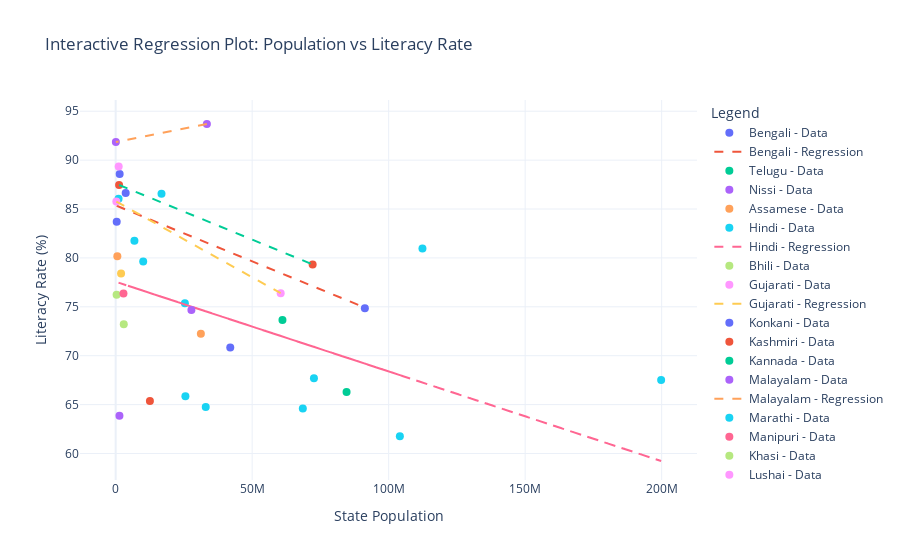

Notebook cell for this chart:
### Code cell
import plotly.graph_objects as go
import numpy as np
from sklearn.linear_model import LinearRegression

fig = go.Figure()

languages = literacy_and_language_df["State Language"].unique()

for language in languages:

    lang_data = literacy_and_language_df[literacy_and_language_df["State Language"] == language]

    fig.add_trace(go.Scatter(
        x=lang_data["State Population"],
        y=lang_data["Literacy"],
        mode='markers',
        name=f"{language} - Data",
        marker=dict(size=8),
        text=lang_data["State"]
    ))

    X = lang_data["State Population"].values.reshape(-1, 1)
    y = lang_data["Literacy"].values
    if len(X) > 1: 
        model = LinearRegression()
        model.fit(X, y)
        y_pred = model.predict(X)

        fig.add_trace(go.Scatter(
            x=lang_data["State Population"],
            y=y_pred,
            mode='lines',
            name=f"{language} - Regression",
            line=dict(dash='dash')
        ))

fig.update_layout(
    title="Interactive Regression Plot: Population vs Literacy Rate",
    xaxis_title="State Population",
    yaxis_title="Literacy Rate (%)",
    legend_title="Legend",
    template="plotly_white"
)

fig.show()

### Figure 1 — Plotly figure (JSON) as saved in the notebook; plotly's stock layout.template omitted (floating-point values rounded to 4 significant figures)
{"data": [{"marker": {"size": 8}, "mode": "markers", "name": "Bengali - Data", "text": ["andaman and nicobar islands", "tripura", "west bengal"], "type": "scatter", "x": [380581, 3673917, 91276115], "y": [83.7, 86.64, 74.86]}, {"line": {"dash": "dash"}, "mode": "lines", "name": "Bengali - Regression", "type": "scatter", "x": [380581, 3673917, 91276115], "y": [85.33, 84.95, 74.92]}, {"marker": {"size": 8}, "mode": "markers", "name": "Telugu - Data", "text": ["andhra pradesh"], "type": "scatter", "x": [84580777], "y": [66.29]}, {"marker": {"size": 8}, "mode": "markers", "name": "Nissi - Data", "text": ["arunachal pradesh"], "type": "scatter", "x": [1383727], "y": [63.86]}, {"marker": {"size": 8}, "mode": "markers", "name": "Assamese - Data", "text": ["assam"], "type": "scatter", "x": [31205576], "y": [72.25]}, {"marker": {"size": 8}, "mode": "markers", "name": "Hindi - Data", "text": ["bihar", "chandigarh", "chhattisgarh", "haryana", "himachal pradesh", "jharkhand", "madhya pradesh", "delhi", "rajasthan", "uttar pradesh", "uttarakhand"], "type": "scatter", "x": [104099452, 1055450, 25545198, 25351462, 6864602, 32988134, 72626809, 16787941, 68548437, 199812341, 10086292], "y": [61.76, 86.05, 65.84, 75.36, 81.75, 64.74, 67.68, 86.56, 64.6, 67.5, 79.64]}, {"line": {"dash": "dash"}, "mode": "lines", "name": "Hindi - Regression", "type": "scatter", "x": [104099452, 1055450, 25545198, 25351462, 6864602, 32988134, 72626809, 16787941, 68548437, 199812341, 10086292], "y": [68.01, 77.47, 75.22, 75.24, 76.94, 74.54, 70.9, 76.02, 71.28, 59.23, 76.64]}, {"marker": {"size": 8}, "mode": "markers", "name": "Bhili - Data", "text": ["dadra and nagar haveli"], "type": "scatter", "x": [343709], "y": [76.24]}, {"marker": {"size": 8}, "mode": "markers", "name": "Gujarati - Data", "text": ["daman and diu", "gujarat"], "type": "scatter", "x": [243247, 60439692], "y": [85.76, 76.39]}, {"line": {"dash": "dash"}, "mode": "lines", "name": "Gujarati - Regression", "type": "scatter", "x": [243247, 60439692], "y": [85.77, 76.39]}, {"marker": {"size": 8}, "mode": "markers", "name": "Konkani - Data", "text": ["goa"], "type": "scatter", "x": [1458545], "y": [88.58]}, {"marker": {"size": 8}, "mode": "markers", "name": "Kashmiri - Data", "text": ["jammu and kashmir"], "type": "scatter", "x": [12541302], "y": [65.38]}, {"marker": {"size": 8}, "mode": "markers", "name": "Kannada - Data", "text": ["karnataka"], "type": "scatter", "x": [61095297], "y": [73.66]}, {"marker": {"size": 8}, "mode": "markers", "name": "Malayalam - Data", "text": ["kerala", "lakshadweep"], "type": "scatter", "x": [33406061, 64473], "y": [93.7, 91.85]}, {"line": {"dash": "dash"}, "mode": "lines", "name": "Malayalam - Regression", "type": "scatter", "x": [33406061, 64473], "y": [93.7, 91.85]}, {"marker": {"size": 8}, "mode": "markers", "name": "Marathi - Data", "text": ["maharashtra"], "type": "scatter", "x": [112374333], "y": [80.97]}, {"marker": {"size": 8}, "mode": "markers", "name": "Manipuri - Data", "text": ["manipur"], "type": "scatter", "x": [2855794], "y": [76.36]}, {"marker": {"size": 8}, "mode": "markers", "name": "Khasi - Data", "text": ["meghalaya"], "type": "scatter", "x": [2966889], "y": [73.23]}, {"marker": {"size": 8}, "mode": "markers", "name": "Lushai - Data", "text": ["mizoram"], "type": "scatter", "x": [1097206], "y": [89.36]}, {"marker": {"size": 8}, "mode": "markers", "name": "Konyak - Data", "text": ["nagaland"], "type": "scatter", "x": [1978502], "y": [78.4]}, {"marker": {"size": 8}, "mode": "markers", "name": "Odia - Data", "text": ["orissa"], "type": "scatter", "x": [41974218], "y": [70.84]}, {"marker": {"size": 8}, "mode": "markers", "name": "Tamil - Data", "text": ["puducherry", "tamil nadu"], "type": "scatter", "x": [1247953, 72147030], "y": [87.46, 79.34]}, {"line": {"dash": "dash"}, "mode": "lines", "name": "Tamil - Regression", "type": "scatter", "x": [1247953, 72147030], "y": [87.46, 79.34]}, {"marker": {"size": 8}, "mode": "markers", "name": "Punjabi - Data", "text": ["punjab"], "type": "scatter", "x": [27743338], "y": [74.68]}, {"marker": {"size": 8}, "mode": "markers", "name": "Nepali - Data", "text": ["sikkim"], "type": "scatter", "x": [610577], "y": [80.17]}], "layout": {"legend": {"title": {"text": "Legend"}}, "title": {"text": "Interactive Regression Plot: Population vs Literacy Rate"}, "xaxis": {"title": {"text": "State Population"}}, "yaxis": {"title": {"text": "Literacy Rate (%)"}}}}
